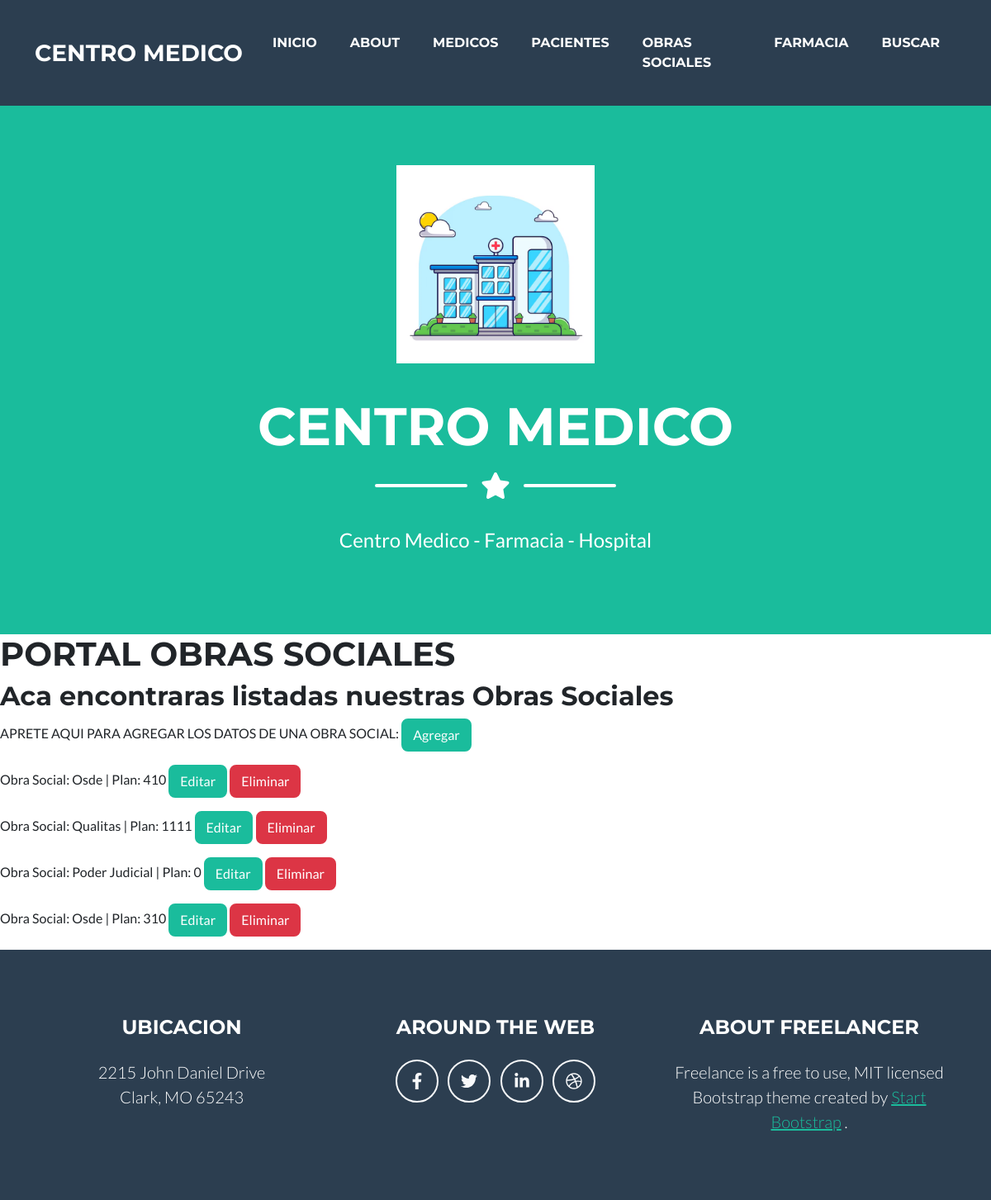
The app's page /osociales_lista with its own data.
### centromed/models.py (models this page shows, shortened)
class Obrasocial(models.Model):
    nombre= models.CharField (max_length=20)
    plan= models.IntegerField()
    cobertura= models.BooleanField()

### centromed/views.py (the view)
# urls.py: path("osociales_lista", ObrasocialListView.as_view(), name= "osociales_lista"),
class ObrasocialListView(ListView):
    model= Obrasocial
    context_object_name = "obras_sociales"
    template_name = "centromed/osociales_lista.html"

### centromed/templates/centromed/osociales_lista.html (shortened to what this page needs)
{% extends 'centromed/base.html' %}
{% block mutable %}
    <h1>PORTAL OBRAS SOCIALES</h1>
    <h2>Aca encontraras listadas nuestras Obras Sociales</h2>
    <p>APRETE AQUI PARA AGREGAR LOS DATOS DE UNA OBRA SOCIAL: <a class="btn btn-primary" href="{% url 'osociales_crear'%}" role="button">Agregar</a></p>
    {% for obrasocial in obras_sociales %}
        <p>Obra Social: {{obrasocial.nombre}} | Plan: {{obrasocial.plan}} <a class="btn btn-primary" href="{% url 'osociales_update' obrasocial.pk %}" role="button">Editar</a> <a class="btn btn-danger" href="{% url 'osociales_delete' obrasocial.pk %}" role="button">Eliminar</a></p>
    {% endfor %}
{% endblock %}

### records on screen
Obrasocial: nombre "Osde", plan "410"
Obrasocial: nombre "Qualitas", plan "1111"
Obrasocial: nombre "Poder Judicial", plan "0"
Obrasocial: nombre "Osde", plan "310"
